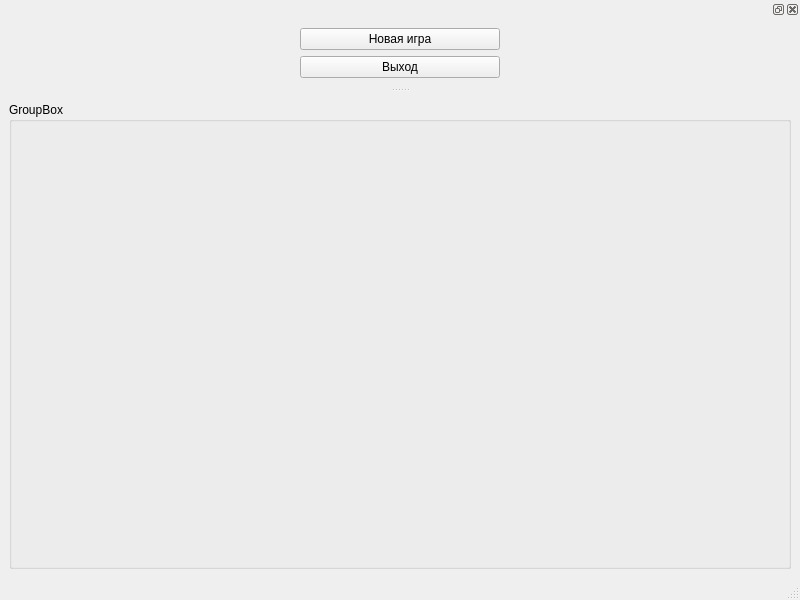
<?xml version="1.0" encoding="UTF-8"?>
<ui version="4.0">
 <class>MainWindow</class>
 <widget class="QMainWindow" name="MainWindow">
  <property name="geometry">
   <rect>
    <x>0</x>
    <y>0</y>
    <width>800</width>
    <height>600</height>
   </rect>
  </property>
  <property name="windowTitle">
   <string>MainWindow</string>
  </property>
  <widget class="QWidget" name="centralwidget">
   <layout class="QGridLayout" name="gridLayout_5">
    <item row="0" column="2">
     <widget class="QGroupBox" name="gameZone">
      <property name="title">
       <string>GroupBox</string>
      </property>
      <layout class="QGridLayout" name="gridLayout_4">
       <item row="0" column="0">
        <layout class="QGridLayout" name="gridForInventory"/>
       </item>
       <item row="0" column="1">
        <spacer name="horizontalSpacer">
         <property name="orientation">
          <enum>Qt::Horizontal</enum>
         </property>
         <property name="sizeHint" stdset="0">
          <size>
           <width>739</width>
           <height>20</height>
          </size>
         </property>
        </spacer>
       </item>
       <item row="0" column="2">
        <layout class="QGridLayout" name="gridForItem"/>
       </item>
      </layout>
     </widget>
    </item>
   </layout>
  </widget>
  <widget class="QStatusBar" name="statusbar"/>
  <widget class="QDockWidget" name="mainWidget">
   <attribute name="dockWidgetArea">
    <number>4</number>
   </attribute>
   <widget class="QWidget" name="dockWidgetContents_3">
    <layout class="QGridLayout" name="gridLayout_3">
     <item row="1" column="0">
      <widget class="QPushButton" name="btnExit">
       <property name="maximumSize">
        <size>
         <width>200</width>
         <height>200</height>
        </size>
       </property>
       <property name="text">
        <string>Выход</string>
       </property>
      </widget>
     </item>
     <item row="0" column="0">
      <widget class="QPushButton" name="btnBegin">
       <property name="maximumSize">
        <size>
         <width>200</width>
         <height>200</height>
        </size>
       </property>
       <property name="text">
        <string>Новая игра</string>
       </property>
      </widget>
     </item>
    </layout>
   </widget>
  </widget>
 </widget>
 <resources/>
 <connections/>
</ui>
